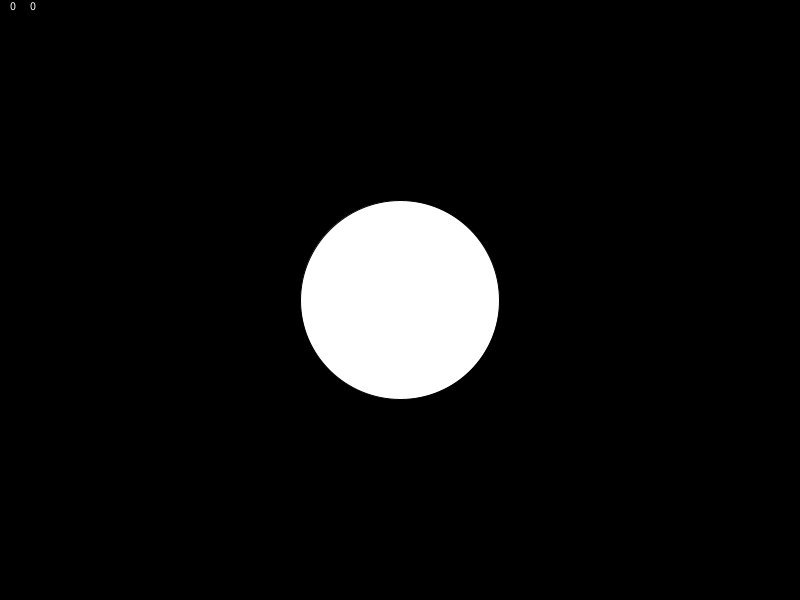
Frame 1 (no input)
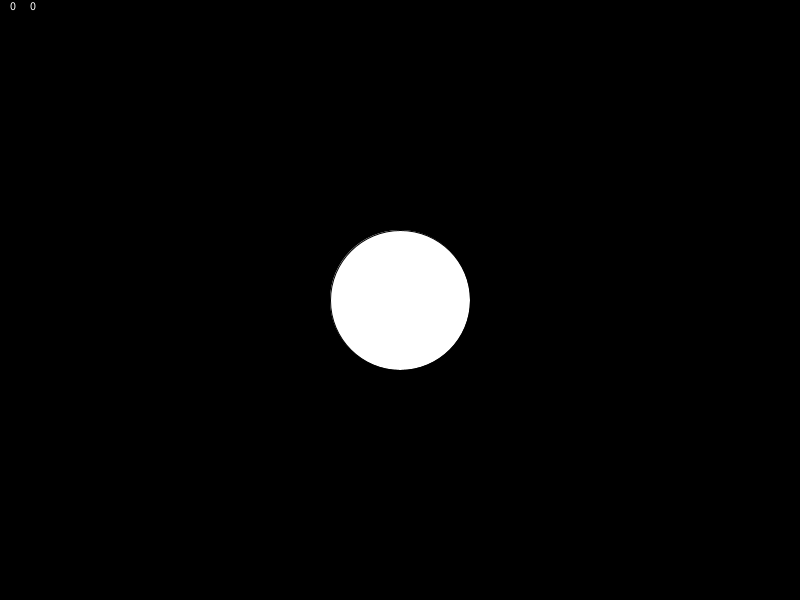
Frame 60 (the mouse pressed at the canvas centre just before this capture)
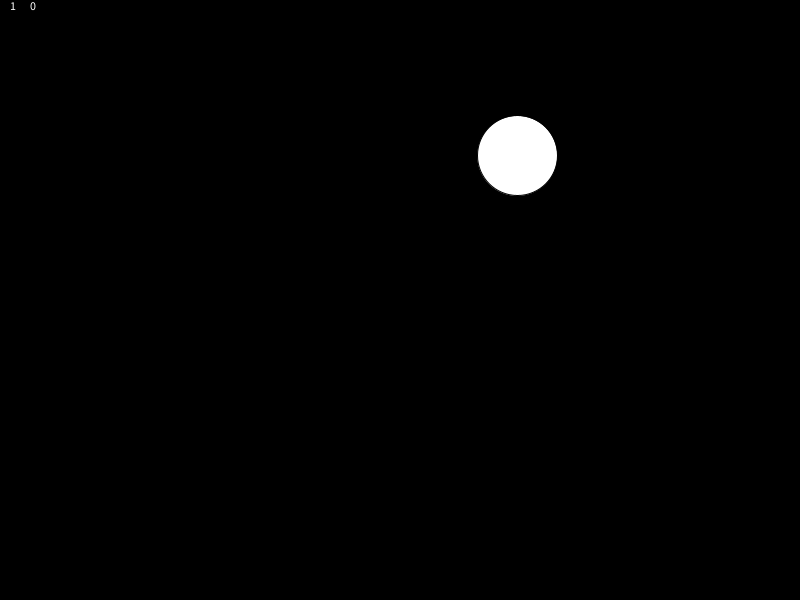
Frame 120 (the mouse held since frame 60 and released just before this capture)

The Processing sketch that drew these frames (run headless with seeded random() and noise(); from frame 60 on, the mouse is pressed at the canvas centre):

// Processing sketch: sketch_201022a
// ── sketch_201022a.pde
int circle_d = 200; 
float x, y;
int success = 0;
int miss = 0;
int speed = 1;
void setup() {
  size(800, 600);
  background(0);
  x = 400;
  y = 300;
}

void draw() {
  circle_d-=speed;
  background(0);
  text(success, 10, 10);
  text(miss, 30, 10);
  
  
  if (circle_d <= 10) {
    circle_d = 200;
    x = random(800);
    y = random(600);
    miss++;
  }

  ellipse(x, y, circle_d, circle_d);
}

void mousePressed() {
  if (mousePressed == true) {
      int click_x = mouseX;
      int click_y = mouseY;
      if ((Math.pow((click_x - x), 2) + (Math.pow((click_y - y), 2)) <= Math.pow(circle_d, 2))) {
        circle_d = 200;
        x = random(800);
        y = random(600);
        success ++;
        speed ++;
      }else{
        circle_d = 200;
        x = random(800);
        y = random(600);
        miss ++;
      }
      println(click_x);
      println(click_y);
  }
}  
